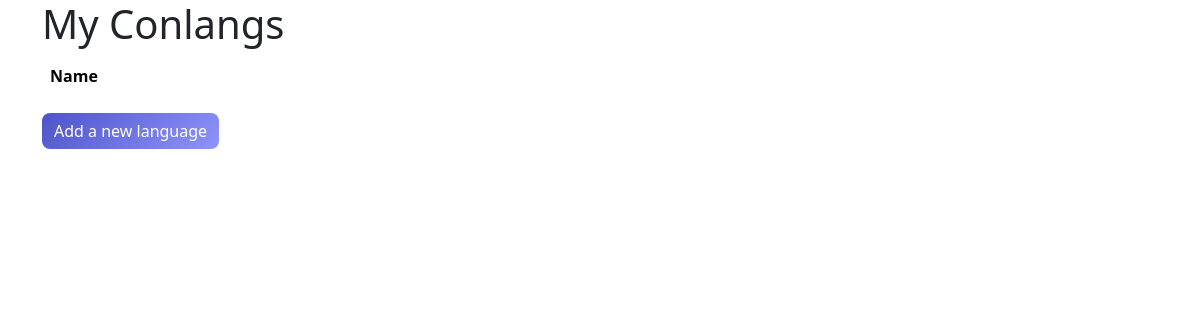
The app's page /, older data.
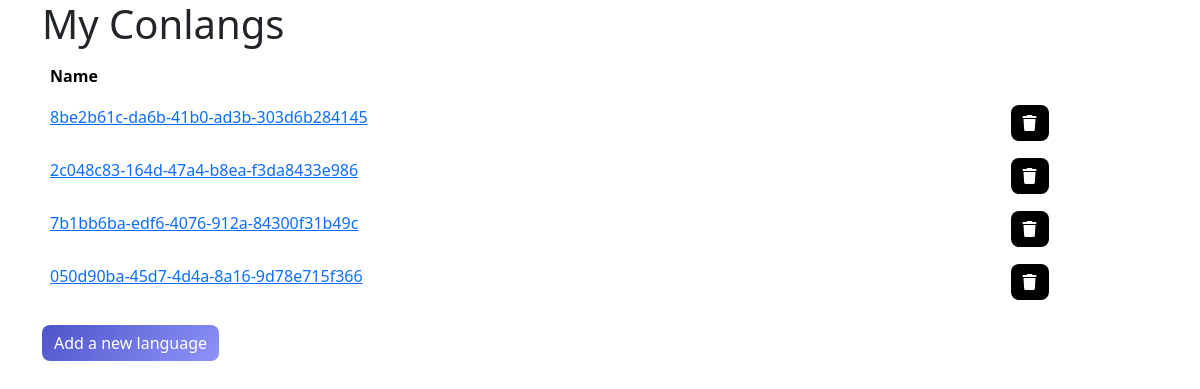
The same page, newer data.
### app.py (models this page shows)
class Conlang(db.Model):
    id = db.Column(db.Integer, primary_key=True)
    language_id = db.Column(db.String)

### app.py (the view)
@app.route('/')
def index():
    languages = Conlang.query.all()
    return render_template('index.html', languages=languages)

### templates/index.html (shortened to what this page needs)
<!DOCTYPE html>
<html>
    <head>
        <link rel="stylesheet" href="https://cdnjs.cloudflare.com/ajax/libs/font-awesome/6.5.2/css/all.min.css">
        <link href="https://cdn.jsdelivr.net/npm/bootstrap@5.3.3/dist/css/bootstrap.min.css" rel="stylesheet">
        <link rel="stylesheet" href="{{ url_for('static', filename='css/index.css') }}">
    </head>
    <body>
        <div class="container">
            {% block content %}
            <h1>My Conlangs</h1>
            <table class="table">
                <thead>
                    <tr>
                        <th>Name</th>
                        <th></th>
                    </tr>
                </thead>
                <tbody>
                    {% for language in languages %}
                    <tr>
                        <td><a href="{{ url_for('languages', language_id=language.language_id) }}">{{ language.language_id }}</a></td>
                        <td>
                            <form action="{{ url_for('delete_language', language_id=language.language_id) }}" method="post">
                                <button class="btn btn-danger" type="submit"><i class="fa-solid fa-trash"></i></button>
                            </form>
                    </tr>
                    {% endfor %}
                </tbody>
            </table>
            <form action="{{ url_for('create_language') }}" method="get">
                <button class="btn btn-primary" type="submit">Add a new language</button>
            </form>
            {% endblock %}
        </div>
    </body>
</html>

### static/css/index.css (style rules this page uses)
.btn-primary { background: linear-gradient(135deg, #4e54c8 0%, #8f94fb 100%); border: 0px; border-radius: 0.5rem; }
.btn-danger { background-color: black; border: 0px; border-radius: 0.5rem; }
.table tr { border-bottom: 0px solid white; }

Row changes from the older to the newer data that the page shows:
added Conlang: language_id "8be2b61c-da6b-41b0-ad3b-303d6b284145"
added Conlang: language_id "2c048c83-164d-47a4-b8ea-f3da8433e986"
added Conlang: language_id "7b1bb6ba-edf6-4076-912a-84300f31b49c"
added Conlang: language_id "050d90ba-45d7-4d4a-8a16-9d78e715f366"
